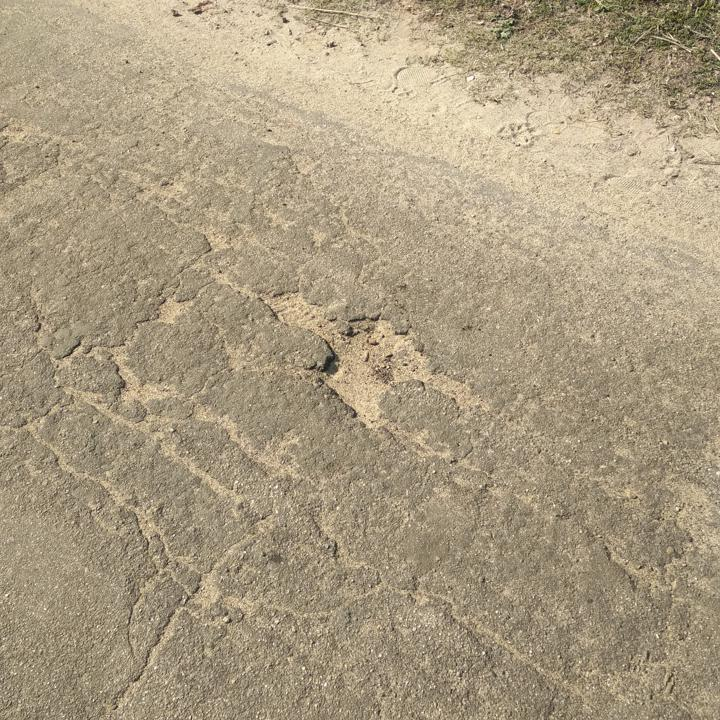
#> input picture backend copy/datasets/prepared_dataset/test/images/img-122.jpg, 720 x 720 px
$ python -i enhancer.py   (imports and definitions only)
#> lines starting #> are read from the running program, lines starting #| are printed output that depends on the picture
import cv2
import numpy as np

def enhance_image(image):
    """
    Enhance low-light or poor quality images.

    Args:
        image: numpy.ndarray in RGB format

    Returns:
        numpy.ndarray: Enhanced image
    """
    if image is None:
        raise ValueError("Input image is None")

    print(f"Enhancing image of shape {image.shape}")
#| Enhancing image of shape (720, 720, 3)

    # Convert to LAB color space
    lab = cv2.cvtColor(image, cv2.COLOR_RGB2LAB)
#> lab: shape (720, 720, 3); mean of channels 0, 1, 2 165.3, 129, 143.9
    l, a, b = cv2.split(lab)
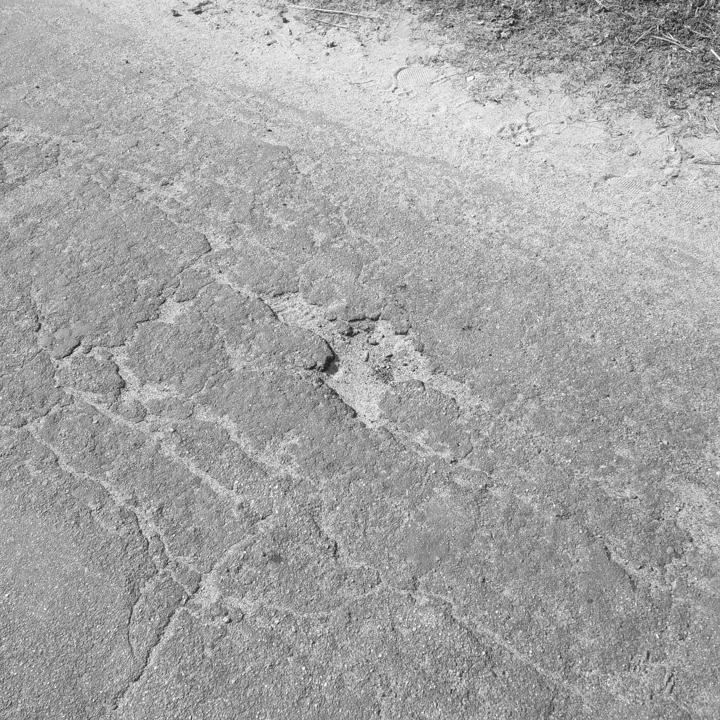
#> l: shape (720, 720); min 3, max 254, mean 165.3

    # Apply CLAHE to L channel
    clahe = cv2.createCLAHE(clipLimit=3.0, tileGridSize=(8,8))
    l = clahe.apply(l)
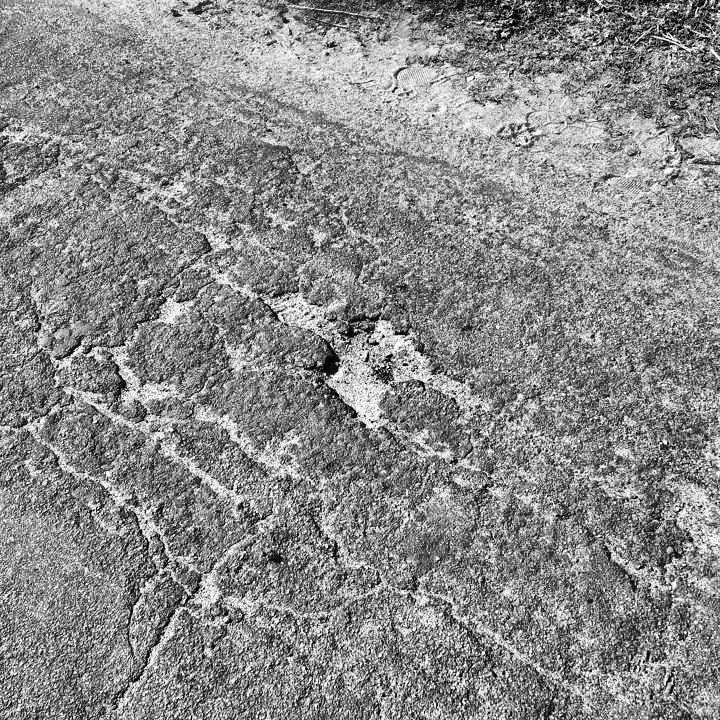
#> l: shape (720, 720); min 0, max 255, mean 137.7

    # Merge channels
    enhanced_lab = cv2.merge((l,a,b))
#> enhanced_lab: shape (720, 720, 3); mean of channels 0, 1, 2 137.7, 129, 143.9

    # Convert back to RGB
    enhanced = cv2.cvtColor(enhanced_lab, cv2.COLOR_LAB2RGB)
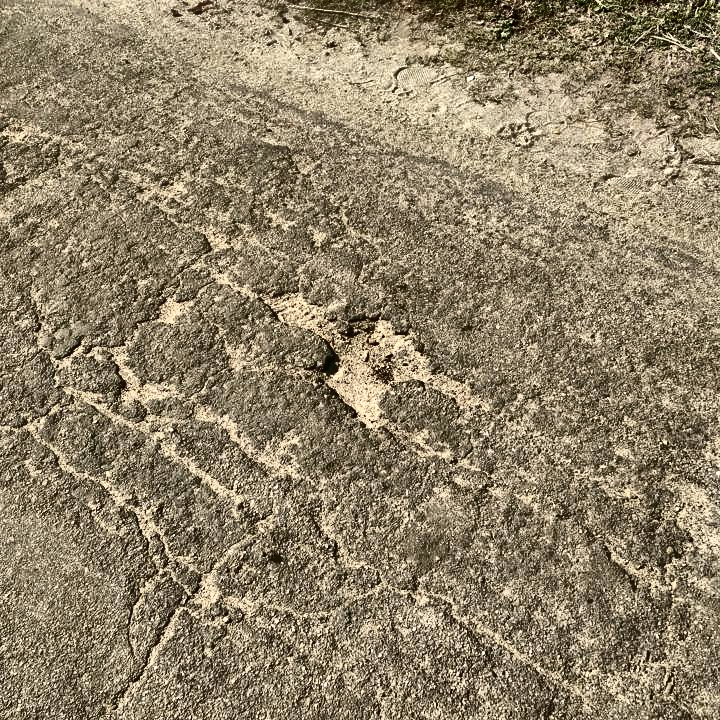
#> enhanced: shape (720, 720, 3); mean R, G, B 143.6, 130.2, 104.6
    return enhanced

>>> import cv2
>>> picture = cv2.cvtColor(cv2.imread('../../datasets/prepared_dataset/test/images/img-122.jpg'), cv2.COLOR_BGR2RGB)
>>> result = enhance_image(picture)

$ run again, on backend copy/datasets/prepared_dataset/test/images/img-15.jpg
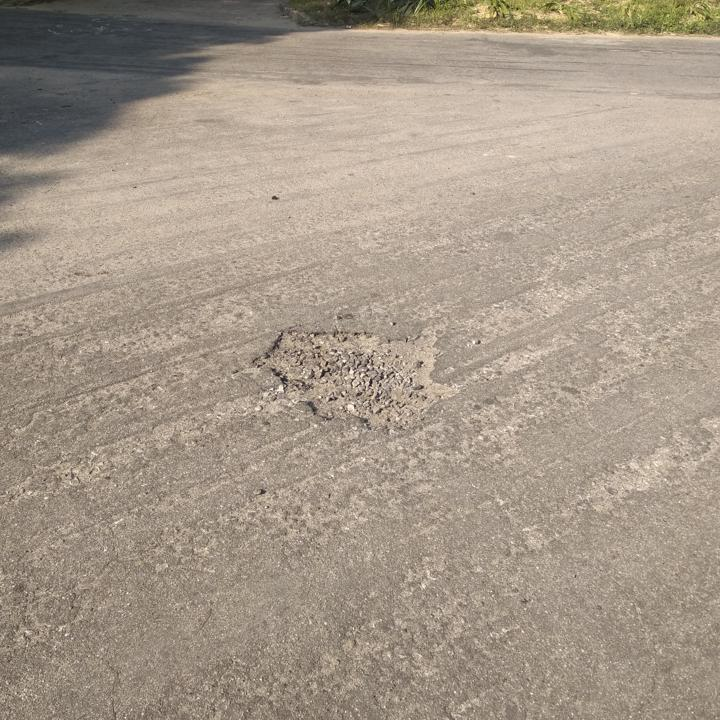
#> input picture backend copy/datasets/prepared_dataset/test/images/img-15.jpg, 720 x 720 px
#| Enhancing image of shape (720, 720, 3)
#> lab: shape (720, 720, 3); mean of channels 0, 1, 2 162.3, 130.3, 137.7
#> in enhance_image, `l = clahe.apply(l)`:
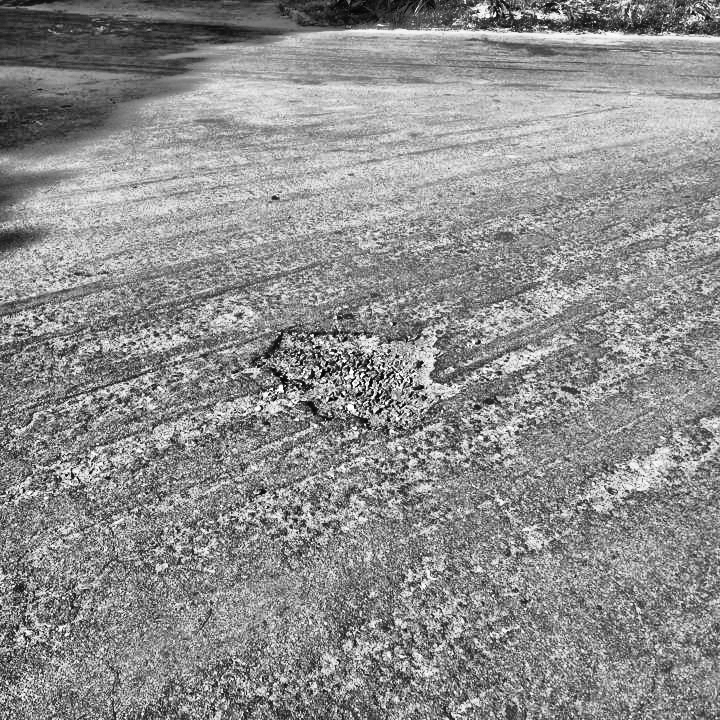
#> l: shape (720, 720); min 1, max 255, mean 141.8
#> enhanced_lab: shape (720, 720, 3); mean of channels 0, 1, 2 141.8, 130.3, 137.7
#> in enhance_image, `enhanced = cv2.cvtColor(enhanced_lab, cv2.COLOR_LAB2RGB)`:
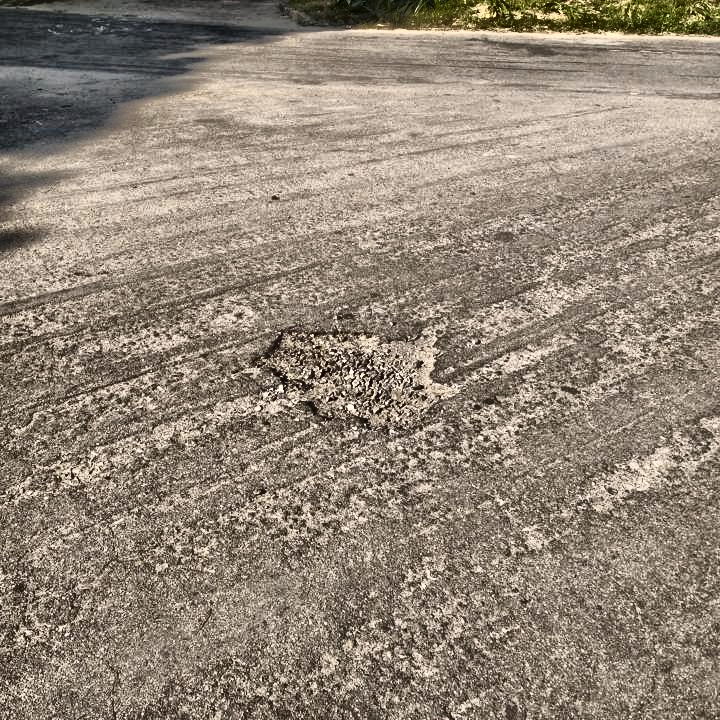
#> enhanced: shape (720, 720, 3); mean R, G, B 145.8, 133.2, 118.5

$ run again, on backend copy/datasets/prepared_dataset/test/images/img-155.jpg
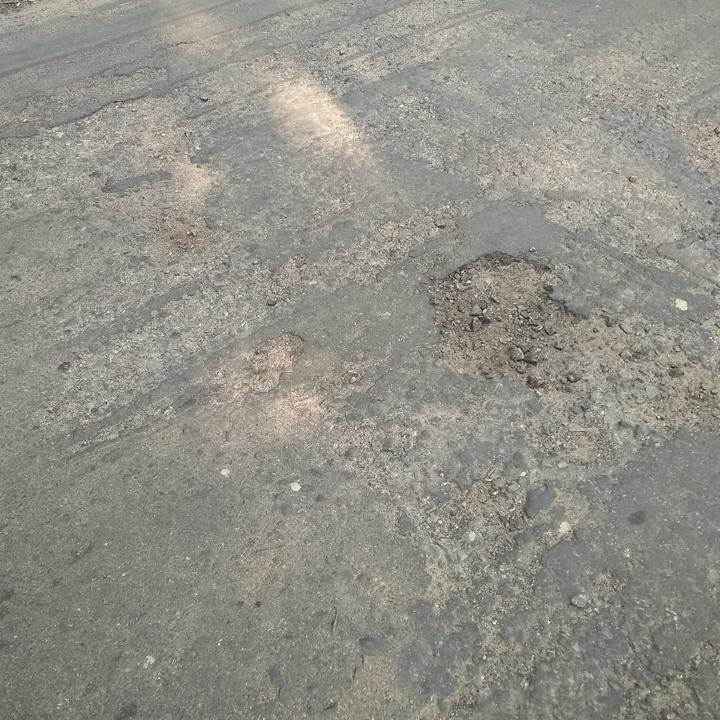
#> input picture backend copy/datasets/prepared_dataset/test/images/img-155.jpg, 720 x 720 px
#| Enhancing image of shape (720, 720, 3)
#> lab: shape (720, 720, 3); mean of channels 0, 1, 2 152.3, 127.5, 132.4
#> in enhance_image, `l = clahe.apply(l)`:
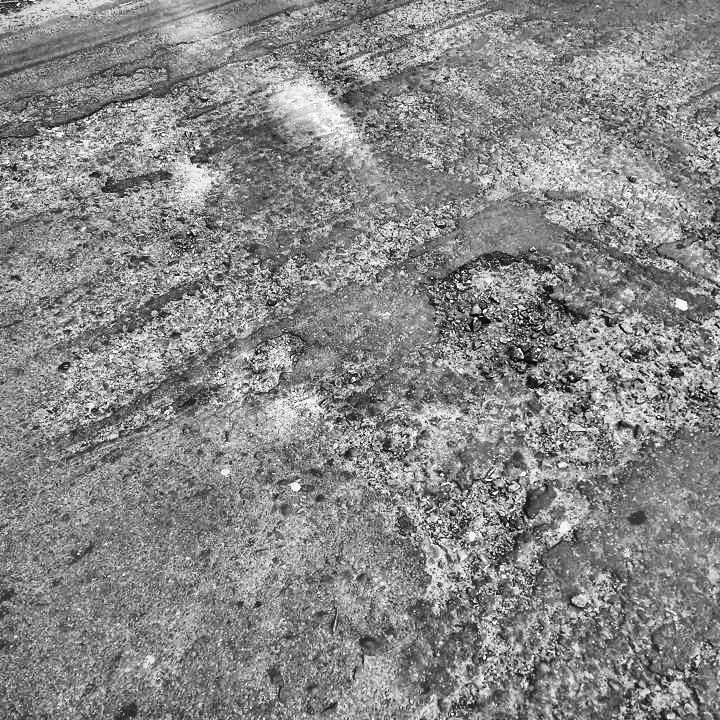
#> l: shape (720, 720); min 2, max 255, mean 135.3
#> enhanced_lab: shape (720, 720, 3); mean of channels 0, 1, 2 135.3, 127.5, 132.4
#> in enhance_image, `enhanced = cv2.cvtColor(enhanced_lab, cv2.COLOR_LAB2RGB)`:
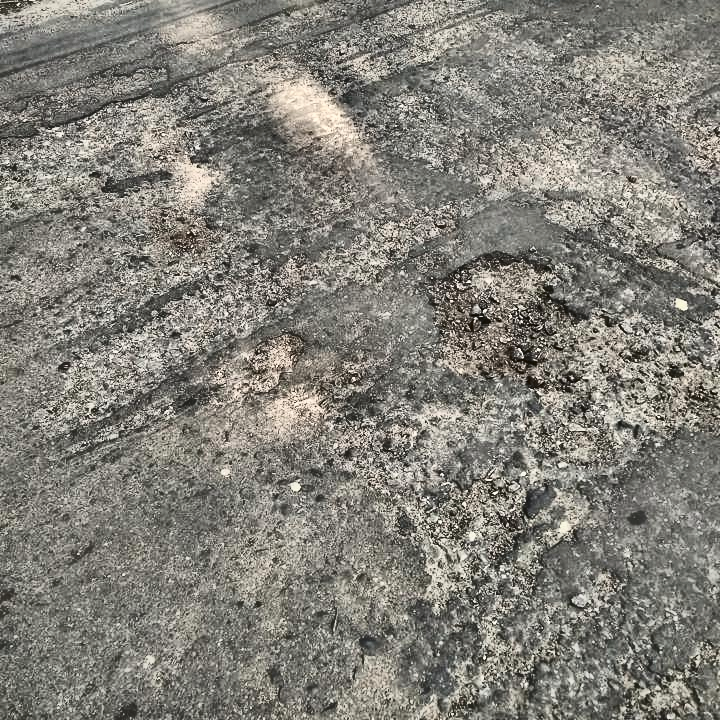
#> enhanced: shape (720, 720, 3); mean R, G, B 130.6, 128.3, 120.7

$ run again, on backend copy/datasets/prepared_dataset/test/images/img-157.jpg
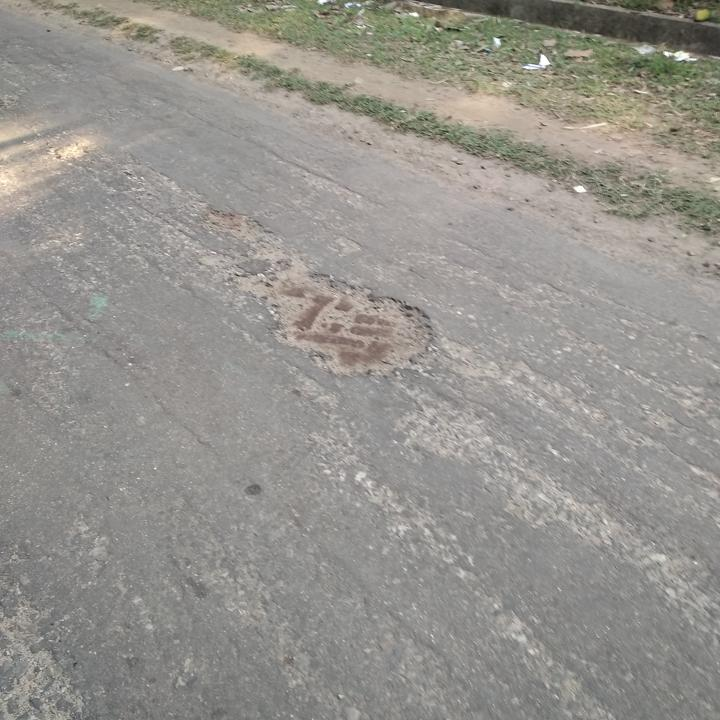
#> input picture backend copy/datasets/prepared_dataset/test/images/img-157.jpg, 720 x 720 px
#| Enhancing image of shape (720, 720, 3)
#> lab: shape (720, 720, 3); mean of channels 0, 1, 2 155.5, 127.9, 131.3
#> in enhance_image, `l, a, b = cv2.split(lab)`:
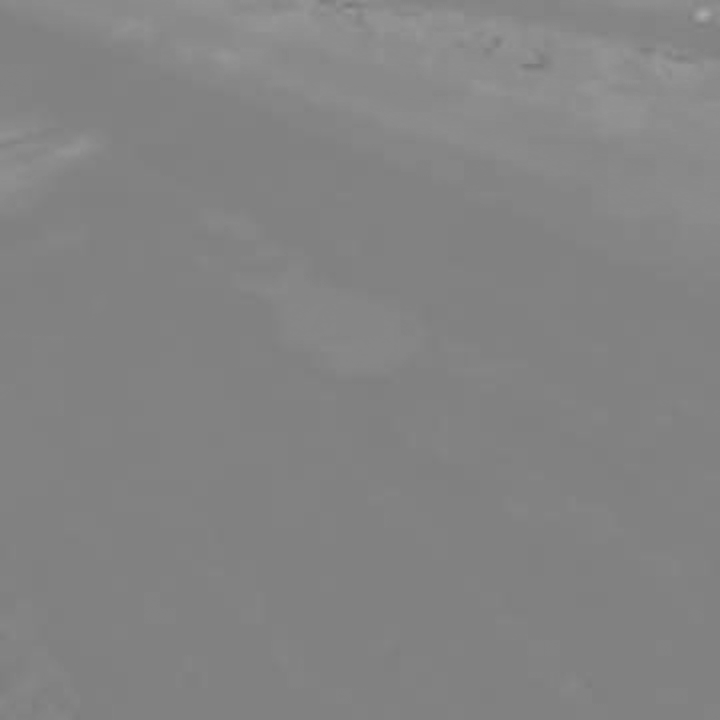
#> b: shape (720, 720); min 119, max 169, mean 131.3
#> enhanced_lab: shape (720, 720, 3); mean of channels 0, 1, 2 139.4, 127.9, 131.3
#> in enhance_image, `enhanced = cv2.cvtColor(enhanced_lab, cv2.COLOR_LAB2RGB)`:
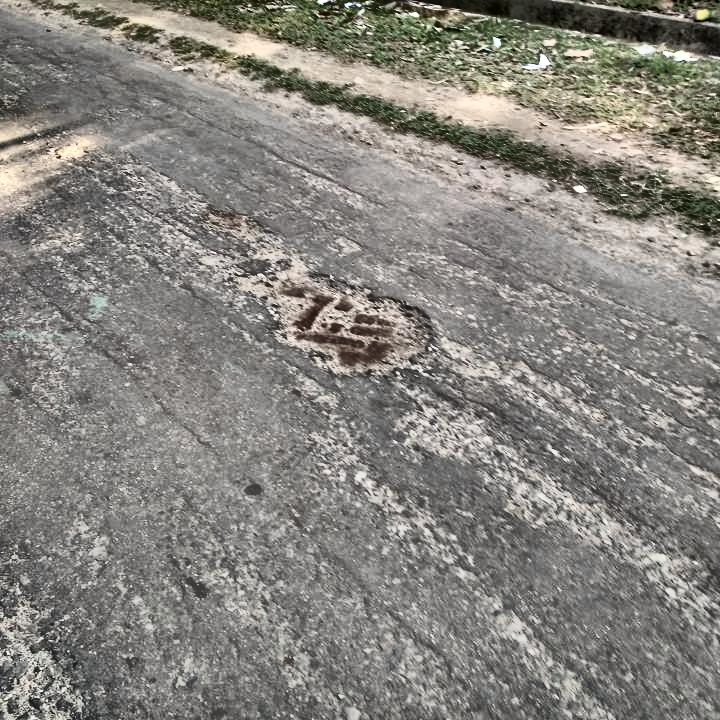
#> enhanced: shape (720, 720, 3); mean R, G, B 134.3, 131.8, 126.5
